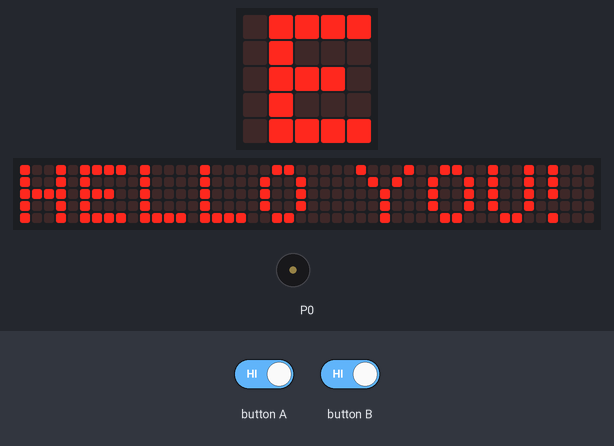
Recording of a program running on a simulated BBC micro:bit running MicroPython. Parts: the board's 5×5 LED display, a strip that is not on the board, showing the scrolling text unrolled, buzzer (waves = sounding). The inputs (shaded band) are chosen by the test bench. The 48×5 strip is a reading aid, not a part: it shows the text the display is scrolling, unrolled, one strip-width of it at a time.

Above: at 1.27 s.
1.3 s: button A driven LOW and button B driven LOW
At 14.5 s:
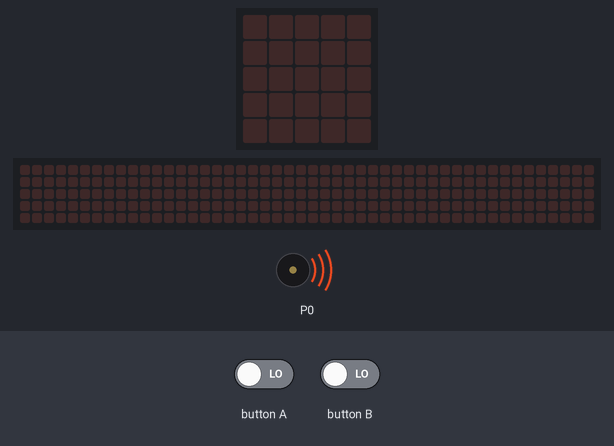
15.7 s: button A released
At 27.9 s:
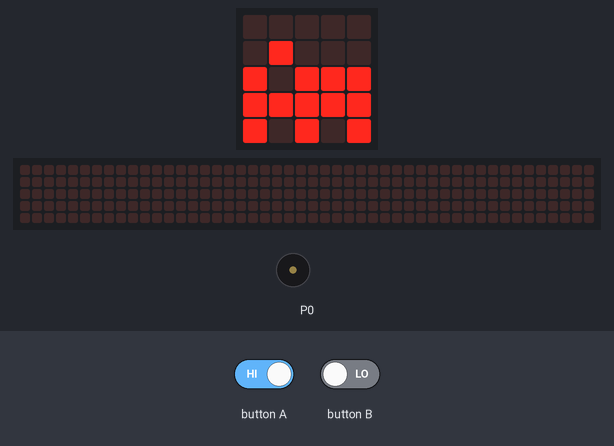
30.1 s: button B released
44.5 s: button B held down
At 53.57 s:
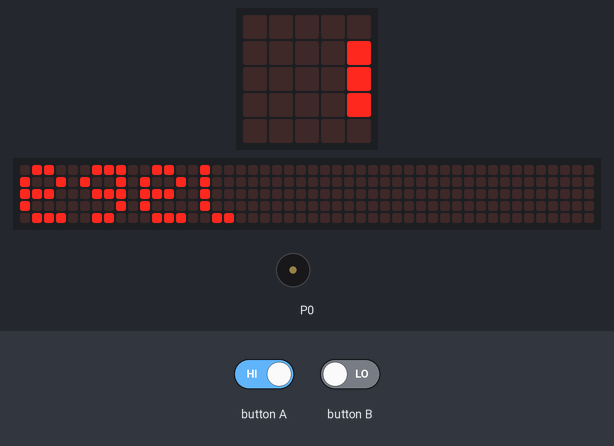
Timing chart, 0 to 55.1 s (numbered marks = the images above; inputs shaded):
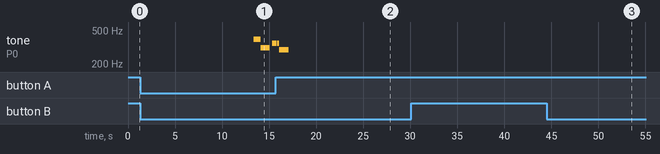

The program:

microbit_program_Dani.py
```python
# Add your Python code here. E.g.
from microbit import *
import music

while True:
    display.scroll('HELLO YOU!')
    sleep(2000)

    if button_a.is_pressed():
        display.scroll("Dani")
        music.play(music.DADADADUM)

    elif button_b.is_pressed():
        egel = Image("00000:0900:90999:99999:90909")
        display.show(egel)
        sleep(2000)
        display.scroll('egel')
```

Measured:
- after the input at 1.3 s, tone on P0: plays 392 Hz for 0.24 s, 392 Hz for 0.24 s, 392 Hz for 0.24 s, 311 Hz for 0.99 s, 349 Hz for 0.24 s, 349 Hz for 0.10 s, starting after 12.1 s; the display: first differs from a run without the input after 8.4 s (image 1 shows a later state)
- after the input at 15.7 s, the display: first differs from a run without the input after 11.1 s (image 2)
- after the input at 44.5 s, the display: first differs from a run without the input after 7.0 s (image 3 shows a later state)
- what the display in image 2 shows lasts 2.0 s, from 26.8 s to 28.8 s
